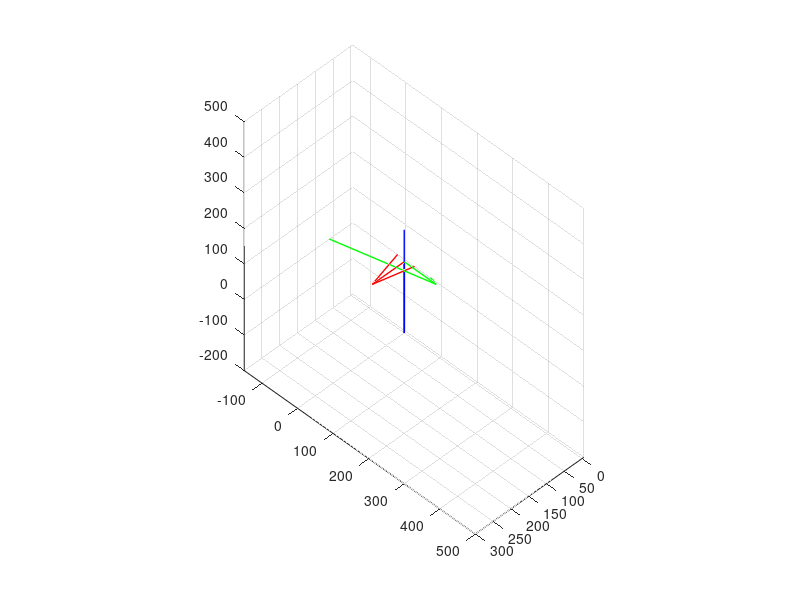

Reproduce this figure in MATLAB. (Note: this script raises an error after producing the figure.)
close all

%% Ecuación paramétrica de una curva 3D
X = @(t) 100*cosd(4*t)+120;
Y = @(t) 200;
Z = @(t) 100*sind(4*t);

%Posición inicial
x = X(0); y = Y(0); z = Z(0);

%% Configuraciones de gráfica 3D
% Tamaño del gráfico
ax = axes('XLim',[-5 300],'YLim',[-150 500],'ZLim',[-200 500]);
% Mantener ejes
hold(ax,'on');
% Isómetrica
view(135,45);
% Rejilla
grid on
% Aspecto 1:1:1
daspect([1 1 1])

quiver3(0,0,0,100,0,0,'r','LineWidth',1,'MaxHeadSize',4);
quiver3(0,0,0,0,100,0,'g','LineWidth',1,'MaxHeadSize',4);
quiver3(0,0,0,0,0,100,'b','LineWidth',1,'MaxHeadSize',4);

%% Uso de la ecuación paramétrica 3D
% i = A:p:B     Para t entre A y B con un paso p
for i=0:2:90
    % Gráfico del siguiente segmento de la curva paramétrica
    cr = 'g';
    if constrains([X(i) Y(i) Z(i)]) == 0
        cr = 'r';
    end
    
    plot3([x X(i)], [y Y(i)], [z Z(i)],cr,'LineWidth',1.5);
    % Actualizar las coordenadas
    x = X(i); y = Y(i); z = Z(i);
    % Cálculos geométricos
    
    [q1, q2, q3] = inversa(x,y,z);
    [x2,y2,z2,x1,y1,z1] = directa(q1,q2,q3);
    
    % Gráfico del primer segmento
    plot3([x1 x1], [0 y1], [0 z1],'m'); hold on
    % Gráfico del segundo segmento
    plot3([x1 x2] , [y1 y2], [z1 z2],'c');
    
end

xlabel('X(mm)');
ylabel('Y(mm)');
zlabel('Z(mm)');